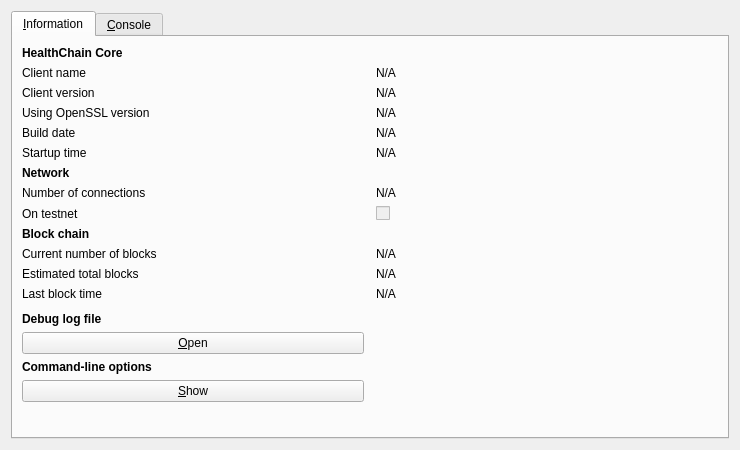
<?xml version="1.0" encoding="UTF-8"?>
<ui version="4.0">
 <class>RPCConsole</class>
 <widget class="QDialog" name="RPCConsole">
  <property name="geometry">
   <rect>
    <x>0</x>
    <y>0</y>
    <width>740</width>
    <height>450</height>
   </rect>
  </property>
  <property name="windowTitle">
   <string>HealthChain - Debug window</string>
  </property>
  <layout class="QVBoxLayout" name="verticalLayout_2">
   <item>
    <widget class="QTabWidget" name="tabWidget">
     <property name="currentIndex">
      <number>0</number>
     </property>
     <widget class="QWidget" name="tab_info">
      <attribute name="title">
       <string>&amp;Information</string>
      </attribute>
      <layout class="QGridLayout" name="gridLayout" columnstretch="0,0">
       <property name="horizontalSpacing">
        <number>12</number>
       </property>
       <item row="14" column="0">
        <widget class="QLabel" name="labelDebugLogfile">
         <property name="font">
          <font>
           <weight>75</weight>
           <bold>true</bold>
          </font>
         </property>
         <property name="text">
          <string>Debug log file</string>
         </property>
        </widget>
       </item>
       <item row="5" column="0">
        <widget class="QLabel" name="label_13">
         <property name="text">
          <string>Startup time</string>
         </property>
        </widget>
       </item>
       <item row="6" column="0">
        <widget class="QLabel" name="label_11">
         <property name="font">
          <font>
           <weight>75</weight>
           <bold>true</bold>
          </font>
         </property>
         <property name="text">
          <string>Network</string>
         </property>
        </widget>
       </item>
       <item row="5" column="1">
        <widget class="QLabel" name="startupTime">
         <property name="cursor">
          <cursorShape>IBeamCursor</cursorShape>
         </property>
         <property name="text">
          <string>N/A</string>
         </property>
         <property name="textFormat">
          <enum>Qt::PlainText</enum>
         </property>
         <property name="textInteractionFlags">
          <set>Qt::LinksAccessibleByMouse|Qt::TextSelectableByKeyboard|Qt::TextSelectableByMouse</set>
         </property>
        </widget>
       </item>
       <item row="8" column="1">
        <widget class="QCheckBox" name="isTestNet">
         <property name="enabled">
          <bool>false</bool>
         </property>
         <property name="text">
          <string/>
         </property>
        </widget>
       </item>
       <item row="1" column="0">
        <widget class="QLabel" name="label_5">
         <property name="text">
          <string>Client name</string>
         </property>
        </widget>
       </item>
       <item row="10" column="1">
        <widget class="QLabel" name="numberOfBlocks">
         <property name="cursor">
          <cursorShape>IBeamCursor</cursorShape>
         </property>
         <property name="text">
          <string>N/A</string>
         </property>
         <property name="textFormat">
          <enum>Qt::PlainText</enum>
         </property>
         <property name="textInteractionFlags">
          <set>Qt::LinksAccessibleByMouse|Qt::TextSelectableByKeyboard|Qt::TextSelectableByMouse</set>
         </property>
        </widget>
       </item>
       <item row="4" column="0">
        <widget class="QLabel" name="label_12">
         <property name="text">
          <string>Build date</string>
         </property>
        </widget>
       </item>
       <item row="17" column="0">
        <widget class="QPushButton" name="showCLOptionsButton">
         <property name="toolTip">
          <string>Show the HealthChain-Qt help message to get a list with possible HealthChain command-line options.</string>
         </property>
         <property name="text">
          <string>&amp;Show</string>
         </property>
         <property name="autoDefault">
          <bool>false</bool>
         </property>
        </widget>
       </item>
       <item row="10" column="0">
        <widget class="QLabel" name="label_3">
         <property name="text">
          <string>Current number of blocks</string>
         </property>
        </widget>
       </item>
       <item row="12" column="1">
        <widget class="QLabel" name="lastBlockTime">
         <property name="cursor">
          <cursorShape>IBeamCursor</cursorShape>
         </property>
         <property name="text">
          <string>N/A</string>
         </property>
         <property name="textFormat">
          <enum>Qt::PlainText</enum>
         </property>
         <property name="textInteractionFlags">
          <set>Qt::LinksAccessibleByMouse|Qt::TextSelectableByKeyboard|Qt::TextSelectableByMouse</set>
         </property>
        </widget>
       </item>
       <item row="4" column="1">
        <widget class="QLabel" name="buildDate">
         <property name="cursor">
          <cursorShape>IBeamCursor</cursorShape>
         </property>
         <property name="text">
          <string>N/A</string>
         </property>
         <property name="textFormat">
          <enum>Qt::PlainText</enum>
         </property>
         <property name="textInteractionFlags">
          <set>Qt::LinksAccessibleByMouse|Qt::TextSelectableByKeyboard|Qt::TextSelectableByMouse</set>
         </property>
        </widget>
       </item>
       <item row="2" column="0">
        <widget class="QLabel" name="label_6">
         <property name="text">
          <string>Client version</string>
         </property>
        </widget>
       </item>
       <item row="8" column="0">
        <widget class="QLabel" name="label_8">
         <property name="text">
          <string>On testnet</string>
         </property>
        </widget>
       </item>
       <item row="2" column="1">
        <widget class="QLabel" name="clientVersion">
         <property name="cursor">
          <cursorShape>IBeamCursor</cursorShape>
         </property>
         <property name="text">
          <string>N/A</string>
         </property>
         <property name="textFormat">
          <enum>Qt::PlainText</enum>
         </property>
         <property name="textInteractionFlags">
          <set>Qt::LinksAccessibleByMouse|Qt::TextSelectableByKeyboard|Qt::TextSelectableByMouse</set>
         </property>
        </widget>
       </item>
       <item row="1" column="1">
        <widget class="QLabel" name="clientName">
         <property name="cursor">
          <cursorShape>IBeamCursor</cursorShape>
         </property>
         <property name="text">
          <string>N/A</string>
         </property>
         <property name="textFormat">
          <enum>Qt::PlainText</enum>
         </property>
         <property name="textInteractionFlags">
          <set>Qt::LinksAccessibleByMouse|Qt::TextSelectableByKeyboard|Qt::TextSelectableByMouse</set>
         </property>
        </widget>
       </item>
       <item row="12" column="0">
        <widget class="QLabel" name="label_2">
         <property name="text">
          <string>Last block time</string>
         </property>
        </widget>
       </item>
       <item row="18" column="0">
        <spacer name="verticalSpacer">
         <property name="orientation">
          <enum>Qt::Vertical</enum>
         </property>
         <property name="sizeHint" stdset="0">
          <size>
           <width>20</width>
           <height>40</height>
          </size>
         </property>
        </spacer>
       </item>
       <item row="7" column="0">
        <widget class="QLabel" name="label_7">
         <property name="text">
          <string>Number of connections</string>
         </property>
        </widget>
       </item>
       <item row="16" column="0">
        <widget class="QLabel" name="labelCLOptions">
         <property name="font">
          <font>
           <weight>75</weight>
           <bold>true</bold>
          </font>
         </property>
         <property name="text">
          <string>Command-line options</string>
         </property>
        </widget>
       </item>
       <item row="11" column="1">
        <widget class="QLabel" name="totalBlocks">
         <property name="cursor">
          <cursorShape>IBeamCursor</cursorShape>
         </property>
         <property name="text">
          <string>N/A</string>
         </property>
         <property name="textFormat">
          <enum>Qt::PlainText</enum>
         </property>
         <property name="textInteractionFlags">
          <set>Qt::LinksAccessibleByMouse|Qt::TextSelectableByKeyboard|Qt::TextSelectableByMouse</set>
         </property>
        </widget>
       </item>
       <item row="7" column="1">
        <widget class="QLabel" name="numberOfConnections">
         <property name="cursor">
          <cursorShape>IBeamCursor</cursorShape>
         </property>
         <property name="text">
          <string>N/A</string>
         </property>
         <property name="textFormat">
          <enum>Qt::PlainText</enum>
         </property>
         <property name="textInteractionFlags">
          <set>Qt::LinksAccessibleByMouse|Qt::TextSelectableByKeyboard|Qt::TextSelectableByMouse</set>
         </property>
        </widget>
       </item>
       <item row="3" column="1">
        <widget class="QLabel" name="openSSLVersion">
         <property name="cursor">
          <cursorShape>IBeamCursor</cursorShape>
         </property>
         <property name="text">
          <string>N/A</string>
         </property>
         <property name="textFormat">
          <enum>Qt::PlainText</enum>
         </property>
         <property name="textInteractionFlags">
          <set>Qt::LinksAccessibleByMouse|Qt::TextSelectableByKeyboard|Qt::TextSelectableByMouse</set>
         </property>
        </widget>
       </item>
       <item row="9" column="0">
        <widget class="QLabel" name="label_10">
         <property name="font">
          <font>
           <weight>75</weight>
           <bold>true</bold>
          </font>
         </property>
         <property name="text">
          <string>Block chain</string>
         </property>
        </widget>
       </item>
       <item row="0" column="0">
        <widget class="QLabel" name="label_9">
         <property name="font">
          <font>
           <weight>75</weight>
           <bold>true</bold>
          </font>
         </property>
         <property name="text">
          <string>HealthChain Core</string>
         </property>
        </widget>
       </item>
       <item row="11" column="0">
        <widget class="QLabel" name="label_4">
         <property name="text">
          <string>Estimated total blocks</string>
         </property>
        </widget>
       </item>
       <item row="13" column="0">
        <spacer name="verticalSpacer_2">
         <property name="orientation">
          <enum>Qt::Vertical</enum>
         </property>
         <property name="sizeHint" stdset="0">
          <size>
           <width>20</width>
           <height>20</height>
          </size>
         </property>
        </spacer>
       </item>
       <item row="15" column="0">
        <widget class="QPushButton" name="openDebugLogfileButton">
         <property name="toolTip">
          <string>Open the HealthChain debug log file from the current data directory. This can take a few seconds for large log files.</string>
         </property>
         <property name="text">
          <string>&amp;Open</string>
         </property>
         <property name="autoDefault">
          <bool>false</bool>
         </property>
        </widget>
       </item>
       <item row="3" column="0">
        <widget class="QLabel" name="label_14">
         <property name="text">
          <string>Using OpenSSL version</string>
         </property>
         <property name="indent">
          <number>-1</number>
         </property>
        </widget>
       </item>
      </layout>
     </widget>
     <widget class="QWidget" name="tab_console">
      <attribute name="title">
       <string>&amp;Console</string>
      </attribute>
      <layout class="QVBoxLayout" name="verticalLayout_3">
       <property name="spacing">
        <number>3</number>
       </property>
       <item>
        <widget class="QTextEdit" name="messagesWidget">
         <property name="minimumSize">
          <size>
           <width>0</width>
           <height>100</height>
          </size>
         </property>
         <property name="readOnly">
          <bool>true</bool>
         </property>
         <property name="tabKeyNavigation" stdset="0">
          <bool>false</bool>
         </property>
         <property name="columnCount" stdset="0">
          <number>2</number>
         </property>
        </widget>
       </item>
       <item>
        <layout class="QHBoxLayout" name="horizontalLayout">
         <property name="spacing">
          <number>3</number>
         </property>
         <item>
          <widget class="QLabel" name="label">
           <property name="text">
            <string notr="true">&gt;</string>
           </property>
          </widget>
         </item>
         <item>
          <widget class="QLineEdit" name="lineEdit"/>
         </item>
         <item>
          <widget class="QPushButton" name="clearButton">
           <property name="maximumSize">
            <size>
             <width>24</width>
             <height>24</height>
            </size>
           </property>
           <property name="toolTip">
            <string>Clear console</string>
           </property>
           <property name="text">
            <string/>
           </property>
           <property name="icon">
            <iconset resource="../bitcoin.qrc">
             <normaloff>:/icons/remove</normaloff>:/icons/remove</iconset>
           </property>
           <property name="shortcut">
            <string notr="true">Ctrl+L</string>
           </property>
           <property name="autoDefault">
            <bool>false</bool>
           </property>
          </widget>
         </item>
        </layout>
       </item>
      </layout>
     </widget>
    </widget>
   </item>
  </layout>
 </widget>
 <resources>
  <include location="../bitcoin.qrc"/>
 </resources>
 <connections/>
</ui>
